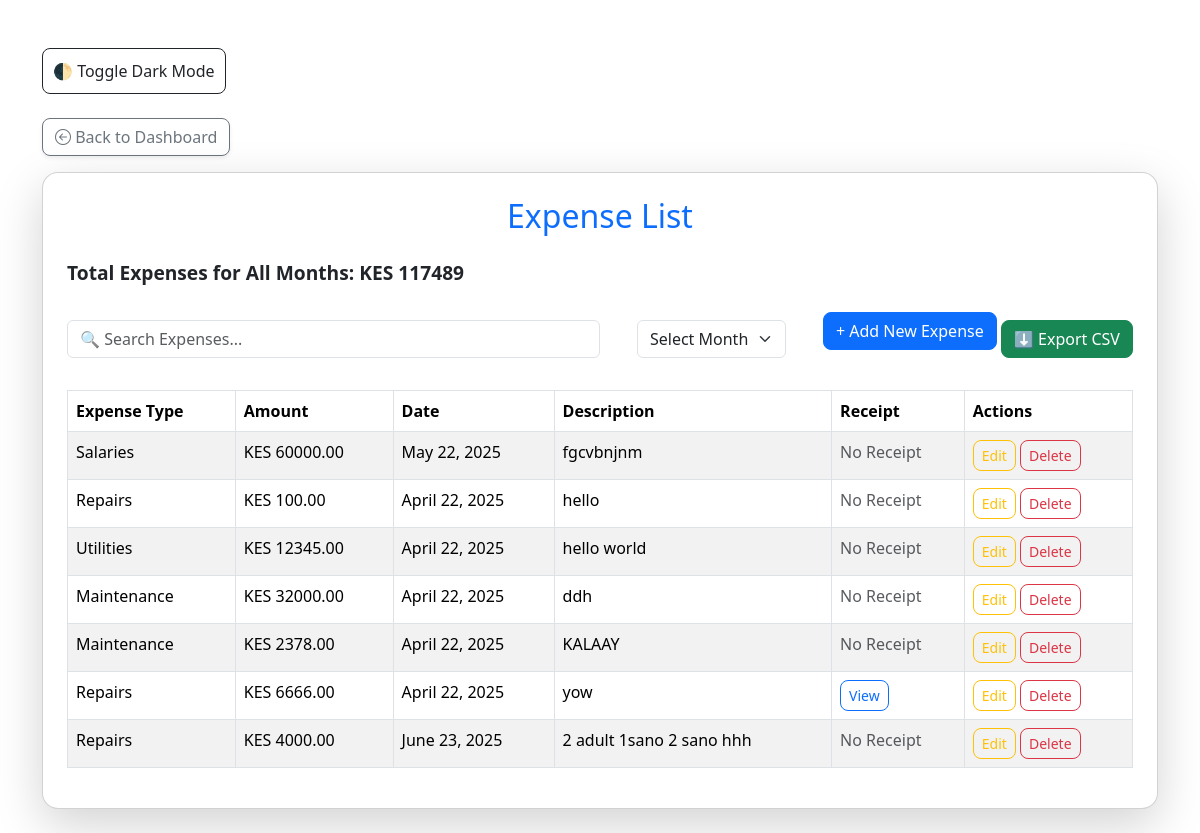
The page /expense-list/ (signed in) on the database its author committed.
### users/models.py (models this page shows, shortened)
class Expense(models.Model):
    user = models.ForeignKey(User, on_delete=models.CASCADE, related_name='expense')
    EXPENSE_TYPES = [
        ('Maintenance', 'Maintenance'),
        ('Salaries', 'Salaries'),
        ('Utilities', 'Utilities'),
        ('Repairs', 'Repairs'),
        ('Other', 'Other'),
    ]
    receipt = models.FileField(upload_to="receipts/", blank=True, null=True)
    expense_type = models.CharField(max_length=50, choices=EXPENSE_TYPES)
    amount = models.DecimalField(max_digits=10, decimal_places=2)
    expense_date = models.DateField(default=timezone.now)
    description = models.TextField(blank=True, null=True)

### users/views.py (the view)
# urls.py: path('expense-list/', views.expense_list, name='expense_list'),
@login_required
def expense_list(request):
    month = request.GET.get('month', None)
    if month:
        expenses = Expense.objects.filter(expense_date__month=month, user=request.user)  # Filter by month and user
    else:
        expenses = Expense.objects.filter(user=request.user)  # Show all expenses for the user if no month is selected
    total_expenses = expenses.aggregate(Sum('amount'))['amount__sum'] or 0
    context = {
        'expenses': expenses,
        'total_expenses': total_expenses,
        'month': month,
        'months': [
            ("01", "January"),
            ("02", "February"),
            ("03", "March"),
            ("04", "April"),
            ("05", "May"),
            ("06", "June"),
            ("07", "July"),
            ("08", "August"),
            ("09", "September"),
            ("10", "October"),
            ("11", "November"),
            ("12", "December"),
        ],
    }
    return render(request, 'tenant/expense_list.html', context)

### users/templates/tenant/expense_list.html (shortened to what this page needs)
{% extends "users/base.html" %}
{% load static %}
{% block content %}
<div class="container mt-5">
    <button id="darkToggle" class="btn btn-outline-dark btn-lg mb-4">
        🌓 Toggle Dark Mode
    </button>
    <div class="mb-3">
        <a href="{% url 'dashboard' %}" class="btn btn-outline-secondary shadow-sm">
            <i class="bi bi-arrow-left-circle"></i> Back to Dashboard
        </a>
    </div>
    <div class="card shadow-lg p-4 mb-4">
        <h2 class="text-center text-primary mb-4">Expense List</h2>
        <p class="total-expenses mb-4">Total Expenses for {{ month|default:"All Months" }}:
            <strong>KES {{ total_expenses }}</strong></p>
        <div class="filter-container mb-4 d-flex justify-content-between align-items-center flex-wrap gap-3">
            <input type="text" id="expenseSearch" class="form-control w-50" placeholder="🔍 Search Expenses..." onkeyup="filterTable()">
            <select id="monthFilter" class="form-select w-auto" onchange="filterByMonth()">
                <option value="">Select Month</option>
            </select>
            <div>
                <a href="{% url 'add_expense' %}" class="btn btn-primary mb-3">+ Add New Expense</a>
                <button class="btn btn-success" onclick="exportToCSV()">⬇️ Export CSV</button>
            </div>
        </div>
        <div class="table-responsive">
            <table class="table table-bordered table-striped table-hover" id="expenseTable">
                <thead class="bg-primary text-white">
                    <tr>
                        <th>Expense Type</th>
                        <th>Amount</th>
                        <th>Date</th>
                        <th>Description</th>
                        <th>Receipt</th>
                        <th>Actions</th>
                    </tr>
                </thead>
                <tbody>
                    {% for expense in expenses %}
                        <tr data-date="{{ expense.expense_date|date:"Y-m-d" }}">
                            <td>{{ expense.get_expense_type_display }}</td>
                            <td>KES {{ expense.amount }}</td>
                            <td>{{ expense.expense_date }}</td>
                            <td>{{ expense.description|truncatechars:50 }}</td>
                            <td>
                                {% if expense.receipt %}
                                    <button type="button" class="btn btn-sm btn-outline-primary" data-bs-toggle="modal" data-bs-target="#receiptModal" data-receipt-url="{{ expense.receipt.url }}">
                                        View
                                    </button>
                                {% else %}
                                    <span class="text-muted">No Receipt</span>
                                {% endif %}
                            </td>
                            <td>
                                <a href="{% url 'edit_expense' expense.id %}" class="btn btn-sm btn-outline-warning">Edit</a>
                                <a href="{% url 'delete_expense' expense.id %}" class="btn btn-sm btn-outline-danger" onclick="return confirm('Are you sure you want to delete this expense?');">Delete</a>
                            </td>
                        </tr>
                    {% empty %}
                        <tr>
                            <td colspan="6" class="text-center text-muted">No expenses recorded yet.</td>
                        </tr>
                    {% endfor %}
                </tbody>
            </table>
        </div>
    </div>
</div>
{% endblock %}

### users/templates/tenant/expense_list.html (style rules this page uses)
.card { border-radius: 1rem; box-shadow: 0 0.75rem 1.5rem rgba(0, 0, 0, 0.1); }
.table thead { background-color: #007bff; color: white; }
.table-striped tbody tr:nth-of-type(odd) { background-color: #f8f9fa; }
.btn { border-radius: 0.5rem; }
.total-expenses { font-size: 1.2rem; font-weight: bold; }
.filter-container { gap: 20px; }
.filter-container select, .filter-container input { width: 200px; }
.btn-outline-dark { font-size: 1rem; padding: 10px; }

### rows shown on the page
Expense: expense_type "Salaries", amount "60000.00", expense_date "May 22, 2025", description "fgcvbnjnm", shows "No Receipt"
Expense: expense_type "Repairs", amount "100.00", expense_date "April 22, 2025", description "hello", receipt "No Receipt"
Expense: expense_type "Utilities", amount "12345.00", expense_date "April 22, 2025", description "hello world", receipt "No Receipt"
Expense: expense_type "Maintenance", amount "32000.00", expense_date "April 22, 2025", description "ddh", receipt "No Receipt"
Expense: expense_type "Maintenance", amount "2378.00", expense_date "April 22, 2025", description "KALAAY", receipt "No Receipt"
Expense: expense_type "Repairs", amount "6666.00", expense_date "April 22, 2025", description "yow"
Expense: expense_type "Repairs", amount "4000.00", expense_date "June 23, 2025", description "2 adult 1sano 2 sano hhh", receipt "No Receipt"

### other values the page prints
{{ month|default:"All Months" }} "All Months"
{{ total_expenses }} "117489"
